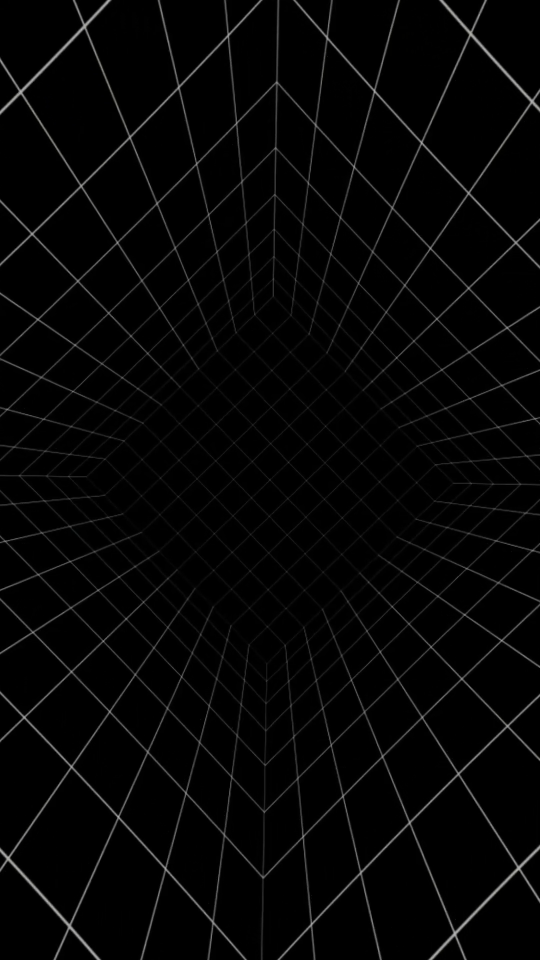
#> input picture frame 36 of Images/grid moving.mp4, 1080 x 1920 px (shown at 1/2 size)
$ python optical_flow_sparse.py
#> lines starting #> are read from the running program, lines starting #| are printed output that depends on the picture
import cv2
import numpy as np

cap = cv2.VideoCapture(r"../Images/grid moving.mp4")

feature_params = dict(maxCorners=200,
                      qualityLevel=0.3,
                      minDistance=7,
                      blockSize=7)

lk_params = dict(winSize=(21, 21),
                 maxLevel=3,
                 criteria=(cv2.TERM_CRITERIA_EPS | cv2.TERM_CRITERIA_COUNT, 10, 0.03))

ret, old_frame = cap.read()
#> old_frame is the input picture: shape (1920, 1080, 3); mean B, G, R 5.4, 5.4, 5.4
if not ret:
    raise RuntimeError("Couldn't read first frame from video.")

old_gray = cv2.cvtColor(old_frame, cv2.COLOR_BGR2GRAY)

# initial feature detection (may return None)
p0 = cv2.goodFeaturesToTrack(old_gray, mask=None, **feature_params)
#> p0 = 143 rows, first 8: [50, 1433], [66, 468], [1015, 1454], [236, 1629], [1038, 1739], [1032, 483], [16, 1712], [162, 368]

# Helper to ensure valid p0 (np.float32, shape (-1,1,2))
def make_valid_points(pts):
    if pts is None:
        return None
    pts = np.array(pts)  # ensure ndarray
#> pts has the same summary as p0 outside make_valid_points
    # Remove NaNs/Infs
    if not np.isfinite(pts).all():
        pts = pts[np.isfinite(pts).all(axis=2)]
    # Convert dtype and shape
    pts = pts.astype(np.float32)
    if pts.ndim == 2 and pts.shape[1] == 2:
        pts = pts.reshape(-1, 1, 2)
    return pts if pts.size else None

p0 = make_valid_points(p0)
mask = np.zeros_like(old_frame)

while True:
    ret, frame = cap.read()
    if not ret:
        break

    frame_gray = cv2.cvtColor(frame, cv2.COLOR_BGR2GRAY)

    # If no previous points, try to detect new features
    if p0 is None:
        p0 = cv2.goodFeaturesToTrack(old_gray, mask=None, **feature_params)
        p0 = make_valid_points(p0)
        if p0 is None:
            # nothing to track in this frame; just show frame and continue
            cv2.imshow('Sparse Optical Flow - LK', frame)
            old_gray = frame_gray.copy()
            if cv2.waitKey(30) & 0xFF == 27:
                break
            continue

    # At this point p0 should be valid
    try:
        p1, st, err = cv2.calcOpticalFlowPyrLK(old_gray, frame_gray, p0, None, **lk_params)
#> p1 = 143 rows, first 8: [50, 1433], [66, 468], [1015, 1454], [236, 1629.1], [1038, 1739], [1032, 483], [16, 1712], [162, 368]; st = 143 values from 1 to 1; err = 143 values, max 2.58 at index 48, min 0 at index 4, mean 0.46
    except cv2.error as e:
        print("OpenCV error during calcOpticalFlowPyrLK:", e)
        # force re-detection next loop
        p0 = None
        old_gray = frame_gray.copy()
        continue

    # Validate outputs
    if p1 is None or st is None:
        p0 = None
        old_gray = frame_gray.copy()
        continue

    # keep only good points
    st = st.reshape(-1)
    good_new = p1[st == 1].reshape(-1, 1, 2).astype(np.float32)
#> good_new has the same summary as p1
    good_old = p0[st == 1].reshape(-1, 1, 2).astype(np.float32)
#> good_old has the same summary as p0

    # if all points lost, re-detect next iteration
    if good_new.size == 0:
        p0 = None
        old_gray = frame_gray.copy()
        continue

    # draw
    for new, old in zip(good_new.reshape(-1,2), good_old.reshape(-1,2)):
        x1, y1 = int(new[0]), int(new[1])
        x2, y2 = int(old[0]), int(old[1])
        mask = cv2.line(mask, (x1, y1), (x2, y2), (255,0,0), 2)
        frame = cv2.circle(frame, (x1, y1), 4, (0,0,255), -1)
#> this loop made 143 passes
#> (x1, y1, x2, y2) on passes 1, 2, 3, 5, 6, 7, 8, 9, 11, 12, 13, 14: (49, 1433, 50, 1433), (65, 467, 66, 468), (1015, 1453, 1015, 1454), (1038, 1739, 1038, 1739), (1032, 483, 1032, 483), (16, 1712, 16, 1712), (162, 367, 162, 368), (138, 1859, 139, 1860), (910, 1860, 910, 1860), (936, 389, 937, 390), (143, 1529, 143, 1530), (138, 1845, 138, 1845)
#> (new, x1, y1, x2, y2) on passes 4, 10, 17, 19, 26, 31: ([236, 1629.1], 235, 1629, 236, 1629), ([41.01, 176], 41, 175, 41, 176), ([941, 73.99], 940, 73, 941, 74), ([168, 59.99], 168, 59, 168, 60), ([237, 1639.1], 237, 1639, 237, 1639), ([1064, 195.9], 1064, 195, 1064, 196)
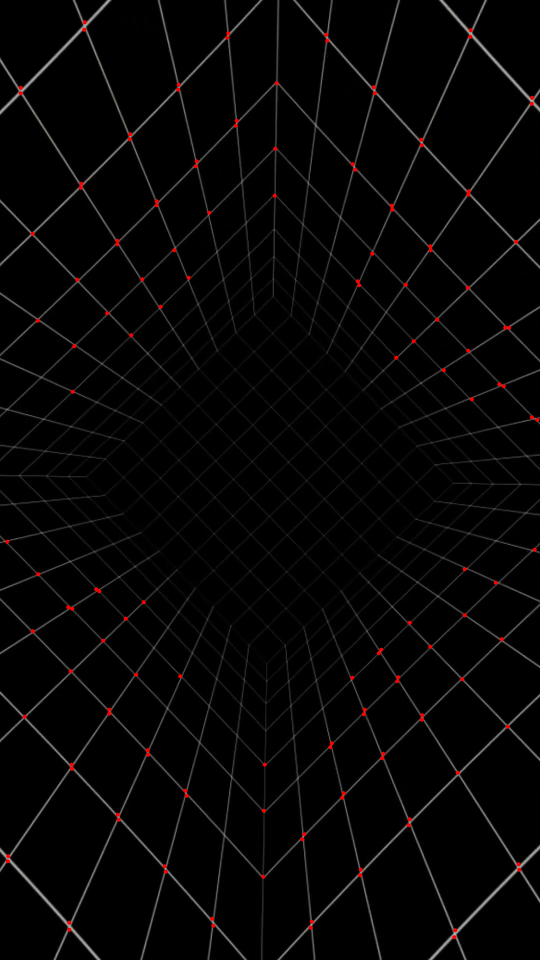
#> frame: shape (1920, 1080, 3) (shown at 1/2 size); mean B, G, R 5.2, 5.2, 6.1
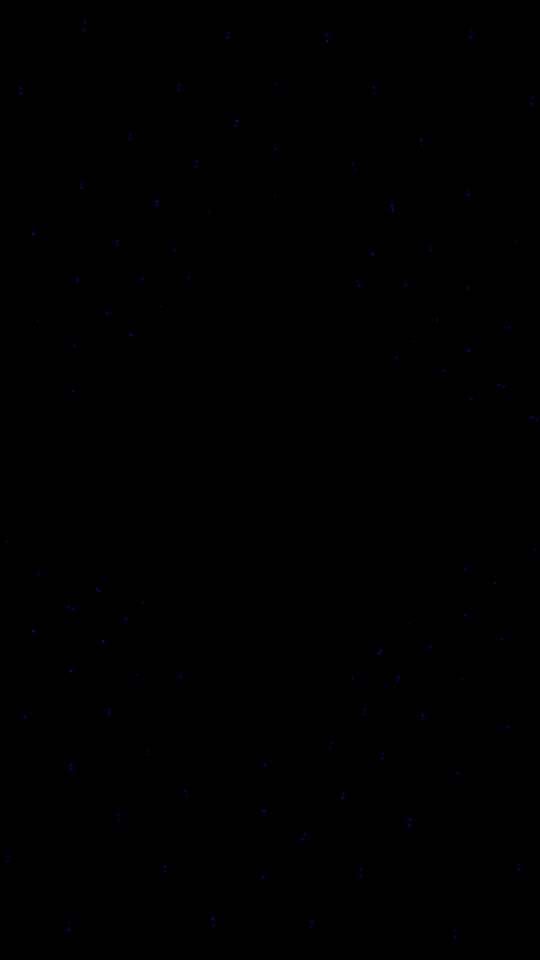
#> mask: shape (1920, 1080, 3) (shown at 1/2 size); mean of channels 0, 1, 2 0.1, 0, 0; drawn as B, G, R

    img = cv2.add(frame, mask)
    cv2.imshow('Sparse Optical Flow - LK', img)

    # prepare for next frame
    old_gray = frame_gray.copy()
    p0 = good_new.reshape(-1,1,2)
#> p0 has the same summary as p1

    if cv2.waitKey(30) & 0xFF == 27:
#> (key Esc is pressed here)
        break

cap.release()
cv2.destroyAllWindows()
